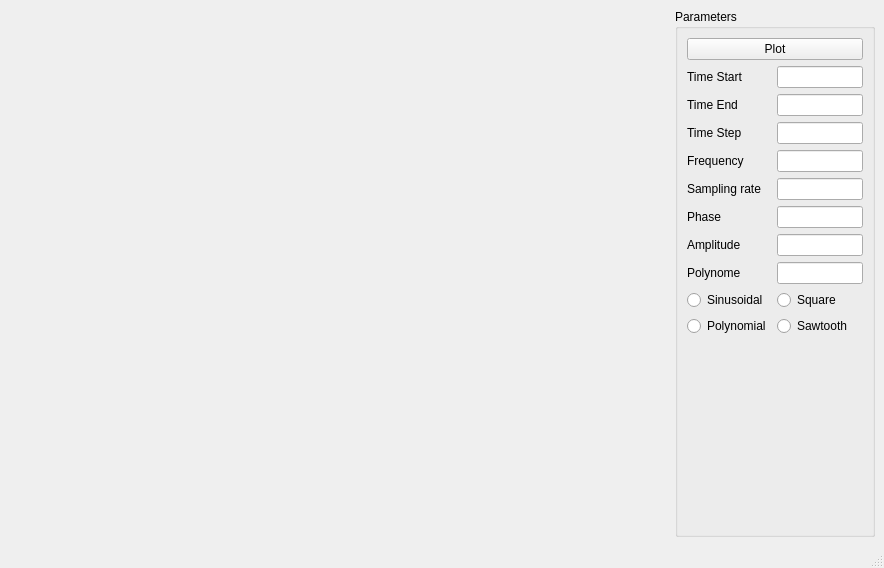
<?xml version="1.0" encoding="UTF-8"?>
<ui version="4.0">
 <class>MainWindow</class>
 <widget class="QMainWindow" name="MainWindow">
  <property name="geometry">
   <rect>
    <x>0</x>
    <y>0</y>
    <width>884</width>
    <height>568</height>
   </rect>
  </property>
  <property name="windowTitle">
   <string>MainWindow</string>
  </property>
  <widget class="QWidget" name="centralwidget">
   <layout class="QHBoxLayout" name="horizontalLayout">
    <item>
     <widget class="QWidget" name="mplwindow" native="true">
      <layout class="QVBoxLayout" name="verticalLayout"/>
     </widget>
    </item>
    <item>
     <widget class="QGroupBox" name="groupBox">
      <property name="minimumSize">
       <size>
        <width>200</width>
        <height>0</height>
       </size>
      </property>
      <property name="maximumSize">
       <size>
        <width>200</width>
        <height>16777215</height>
       </size>
      </property>
      <property name="title">
       <string>Parameters</string>
      </property>
      <layout class="QGridLayout" name="gridLayout_2">
       <item row="3" column="0">
        <widget class="QLabel" name="label_time_end">
         <property name="text">
          <string>Time End</string>
         </property>
        </widget>
       </item>
       <item row="11" column="1">
        <widget class="QRadioButton" name="rb_sawtooth">
         <property name="text">
          <string>Sawtooth</string>
         </property>
        </widget>
       </item>
       <item row="1" column="0" colspan="2">
        <widget class="QPushButton" name="pb_plot">
         <property name="text">
          <string>Plot</string>
         </property>
        </widget>
       </item>
       <item row="9" column="1">
        <widget class="QLineEdit" name="le_polynome">
         <property name="enabled">
          <bool>true</bool>
         </property>
        </widget>
       </item>
       <item row="8" column="1">
        <widget class="QLineEdit" name="le_amplitude"/>
       </item>
       <item row="11" column="0">
        <widget class="QRadioButton" name="rb_polynom">
         <property name="enabled">
          <bool>true</bool>
         </property>
         <property name="text">
          <string>Polynomial</string>
         </property>
        </widget>
       </item>
       <item row="2" column="1">
        <widget class="QLineEdit" name="le_time_start"/>
       </item>
       <item row="9" column="0">
        <widget class="QLabel" name="label_polynome">
         <property name="text">
          <string>Polynome</string>
         </property>
        </widget>
       </item>
       <item row="4" column="0">
        <widget class="QLabel" name="label_time_step">
         <property name="enabled">
          <bool>true</bool>
         </property>
         <property name="text">
          <string>Time Step</string>
         </property>
        </widget>
       </item>
       <item row="6" column="1">
        <widget class="QLineEdit" name="le_sampling_rate"/>
       </item>
       <item row="13" column="0">
        <spacer name="verticalSpacer">
         <property name="orientation">
          <enum>Qt::Vertical</enum>
         </property>
         <property name="sizeHint" stdset="0">
          <size>
           <width>20</width>
           <height>40</height>
          </size>
         </property>
        </spacer>
       </item>
       <item row="7" column="1">
        <widget class="QLineEdit" name="le_phase"/>
       </item>
       <item row="4" column="1">
        <widget class="QLineEdit" name="le_time_step">
         <property name="enabled">
          <bool>true</bool>
         </property>
        </widget>
       </item>
       <item row="10" column="0">
        <widget class="QRadioButton" name="rb_sinus">
         <property name="enabled">
          <bool>true</bool>
         </property>
         <property name="text">
          <string>Sinusoidal</string>
         </property>
        </widget>
       </item>
       <item row="8" column="0">
        <widget class="QLabel" name="label_amplitude">
         <property name="text">
          <string>Amplitude</string>
         </property>
        </widget>
       </item>
       <item row="7" column="0">
        <widget class="QLabel" name="label_phase">
         <property name="text">
          <string>Phase</string>
         </property>
        </widget>
       </item>
       <item row="10" column="1">
        <widget class="QRadioButton" name="rb_square">
         <property name="text">
          <string>Square</string>
         </property>
        </widget>
       </item>
       <item row="2" column="0">
        <widget class="QLabel" name="label_time_start">
         <property name="text">
          <string>Time Start</string>
         </property>
        </widget>
       </item>
       <item row="5" column="1">
        <widget class="QLineEdit" name="le_freq"/>
       </item>
       <item row="3" column="1">
        <widget class="QLineEdit" name="le_time_end"/>
       </item>
       <item row="6" column="0">
        <widget class="QLabel" name="label_sampling_rate">
         <property name="text">
          <string>Sampling rate</string>
         </property>
        </widget>
       </item>
       <item row="5" column="0">
        <widget class="QLabel" name="label_freq">
         <property name="text">
          <string>Frequency</string>
         </property>
        </widget>
       </item>
      </layout>
     </widget>
    </item>
   </layout>
  </widget>
  <widget class="QMenuBar" name="menubar">
   <property name="geometry">
    <rect>
     <x>0</x>
     <y>0</y>
     <width>884</width>
     <height>20</height>
    </rect>
   </property>
  </widget>
  <widget class="QStatusBar" name="statusbar"/>
 </widget>
 <resources/>
 <connections/>
</ui>
